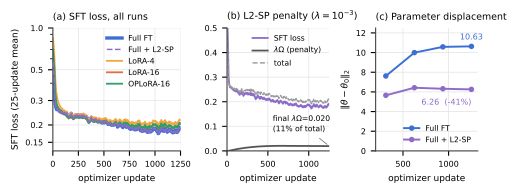

Reproduce this figure in Python.
"""Usage: python fig_learning_reg.py <results_dir> [out.pdf]   (results_dir has full/ l2sp/ lora4/ lora16/ oplora/)"""
import json, sys, pandas as pd, matplotlib as mpl, matplotlib.pyplot as plt, matplotlib.ticker as mt
R = sys.argv[1] if len(sys.argv) > 1 else "."; OUT = sys.argv[2] if len(sys.argv) > 2 else "fig_learning_reg.pdf"
mpl.rcParams.update({"font.size": 6.5, "axes.titlesize": 7, "axes.labelsize": 6.5, "xtick.labelsize": 5.8, "ytick.labelsize": 5.8,
    "legend.fontsize": 5.5, "legend.frameon": False, "axes.spines.top": False, "axes.spines.right": False, "axes.edgecolor": "#444",
    "axes.grid": True, "grid.color": "#e6e6e6", "grid.linewidth": .6, "axes.axisbelow": True, "savefig.bbox": "tight", "savefig.dpi": 300, "pdf.fonttype": 42})
C = {"full": "#3B6FD4", "l2sp": "#8E6BC9", "lora4": "#F2A541", "lora16": "#E0703A", "oplora": "#2E9E6B"}
N = {"full": "Full FT", "l2sp": "Full + L2-SP", "lora4": "LoRA-4", "lora16": "LoRA-16", "oplora": "OPLoRA-16"}
log = {r: pd.DataFrame([json.loads(l) for l in open(f"{R}/{r}/train_log.jsonl")]) for r in C}
sm = lambda x, w=25: pd.Series(x).rolling(w, min_periods=1, center=True).mean()
ttl = lambda ax, s: ax.set_title(s, loc="left", fontsize=6.8)
fig, ax = plt.subplots(1, 3, figsize=(5.5, 1.6), gridspec_kw={"wspace": .42, "width_ratios": [1.25, 1, 1]})
# (a) combined SFT loss
for r in C:
    ax[0].plot(log[r]["update"], sm(log[r].sft_loss), color=C[r], lw={"full": 2.4, "l2sp": 1.1}.get(r, 1.3), ls="--" if r == "l2sp" else "-",
               zorder=3 if r == "l2sp" else 2, label=N[r])
ax[0].set_yscale("log"); ax[0].yaxis.set_minor_formatter(mt.NullFormatter()); ax[0].set_yticks([.15, .2, .3, .5, 1]); ax[0].set_yticklabels(["0.15", "0.2", "0.3", "0.5", "1.0"])
ax[0].set(xlim=(0, 1250), ylim=(.13, 1.0), xlabel="optimizer update", ylabel="SFT loss (25-update mean)"); ax[0].legend(); ttl(ax[0], "(a) SFT loss, all runs")
# (b) L2-SP penalty strength
l2 = log["l2sp"]; u = l2["update"]
ax[1].plot(u, sm(l2.sft_loss), color=C["l2sp"], lw=1.3, label="SFT loss")
ax[1].plot(u, sm(l2.lam_omega), color="#555", lw=1.3, label=r"$\lambda\Omega$ (penalty)")
ax[1].plot(u, sm(l2.total_loss), color="#999", lw=1, ls="--", label="total")
ax[1].set(xlabel="optimizer update", ylim=(0, .5), xlim=(0, 1250)); ax[1].legend(loc="upper right")
f = l2.iloc[-1]; ax[1].annotate(f"final $\\lambda\\Omega$={f.lam_omega:.3f}\n({100*f.lam_omega/f.total_loss:.0f}% of total)", (1250, f.lam_omega), xytext=(560, .08),
    textcoords="data", ha="left", fontsize=5.5, arrowprops=dict(arrowstyle="-", color="#777", lw=.6)); ttl(ax[1], r"(b) L2-SP penalty ($\lambda=10^{-3}$)")
# (c) displacement
disp = {}
for r in ["full", "l2sp"]:
    cm = [json.loads(l) for l in open(f"{R}/{r}/ckpt_meta.jsonl")]; disp[r] = cm
    ax[2].plot([x["update"] for x in cm], [x["displacement_l2"] for x in cm], "o-", color=C[r], ms=3, lw=1.4, label=N[r])
a, b = disp["full"][-1]["displacement_l2"], disp["l2sp"][-1]["displacement_l2"]
ax[2].annotate(f"{a:.2f}", (1250, a), xytext=(0, 5), textcoords="offset points", ha="center", fontsize=5.8, color=C["full"])
ax[2].annotate(f"{b:.2f}  ({100*(b/a-1):+.0f}%)", (1250, b), xytext=(0, -11), textcoords="offset points", ha="right", fontsize=5.8, color=C["l2sp"])
ax[2].set(xlabel="optimizer update", ylabel=r"$\|\theta-\theta_0\|_2$", xlim=(200, 1320), ylim=(0, 12.5)); ax[2].legend(loc="lower right"); ttl(ax[2], "(c) Parameter displacement")
fig.savefig(OUT); print("saved", OUT)
